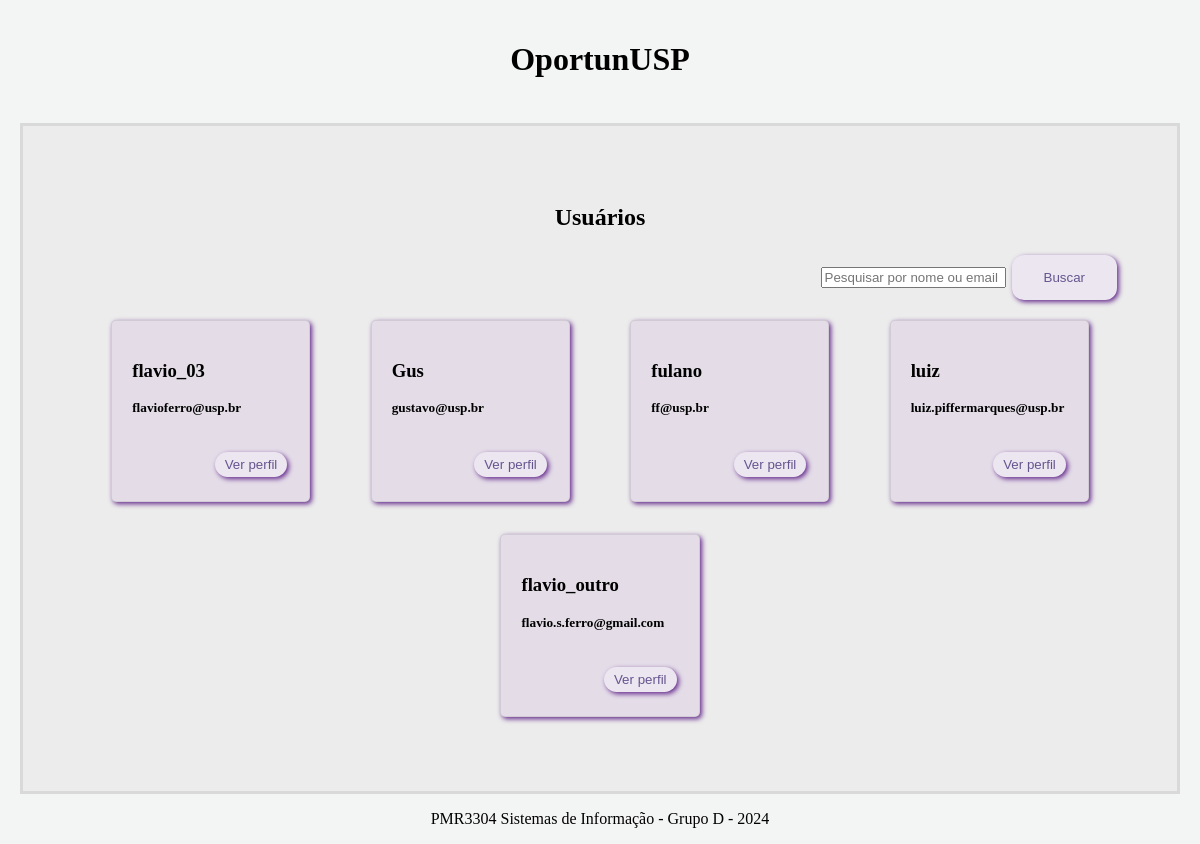
The app's page /oportunidades/profiles/, older data.
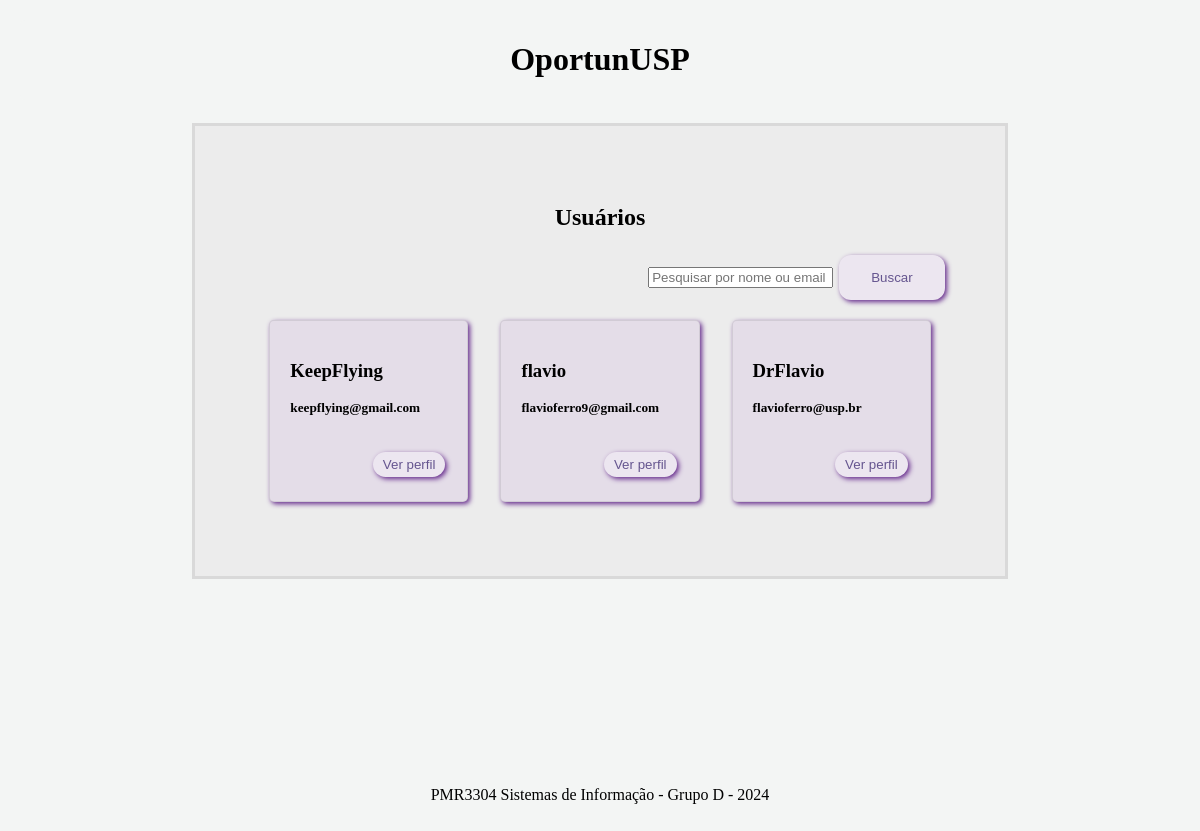
The same page, newer data.
### oportunidades/models.py (models this page shows, shortened)
class Profile(models.Model):
    USER_TYPES = (
        ('aluno', 'Aluno'),
        ('professor', 'Professor'),
        ('laboratorio', 'Laboratório'),
        ('grupo_extensao', 'Grupo de Extensão'),
    )
    user = models.OneToOneField(User, on_delete=models.CASCADE, related_name='profile')
    description = models.TextField(blank=True, null=True)
    profile_pic = models.ImageField(upload_to='profile_pics/', default='profile_pics/default.jpg')
    user_type = models.CharField(max_length=50, choices=USER_TYPES, default='aluno')  # Campo para escolher o tipo de usuário
    full_name = models.CharField(max_length=255, blank=True, null=True)

### oportunidades/views.py (the view)
# urls.py: path('profiles/', views.profile_list, name='profile_list'),
def profile_list(request):
    query = request.GET.get('q', '')  # Obtém o termo de busca da query string
    profiles = Profile.objects.filter(
        Q(user__username__icontains=query) | Q(user__email__icontains=query)
    ) if query else Profile.objects.all()
    return render(request, 'oportunidades/profile_list.html', {'profiles': profiles})

### oportunidades/templates/oportunidades/profile_list.html
{% extends 'base_generic.html' %}
{% block content %}
<h2>Usuários</h2>
<div id="search">
<form method="GET" action="{% url 'profile_list' %}">
    <input type="text" name="q" placeholder="Pesquisar por nome ou email" value="{{ request.GET.q }}">
    <button type="submit">Buscar</button>
</form>
</div>
<section class="opportunities_list">
    {% for profile in profiles %}
        <article class="card">
            <h3>{{ profile.user.username }}</h3>
            <h5 style="margin-top: 0;" > {{ profile.user.email }}</h5>
            <div id="card_lower_section">
                <a href="{% url 'profile_detail' profile.user.id %}"> <button class="button_variation">Ver perfil</button></a>
            </div>
        </article>
    {% empty %}
        Nenhuma oportunidade encontrada.
    {% endfor %}
</section>
 {% endblock %}

Row changes from the older to the newer data that the page shows:
removed Profile: user.username "flavio_03", user.email "flavioferro@usp.br"
removed Profile: user.username "Gus", user.email "gustavo@usp.br"
removed Profile: user.username "fulano", user.email "ff@usp.br"
removed Profile: user.username "luiz", user.email "luiz.piffermarques@usp.br"
removed Profile: user.username "flavio_outro", user.email "flavio.s.ferro@gmail.com"
added Profile: user.username "KeepFlying", user.email "keepflying@gmail.com"
added Profile: user.username "flavio", user.email "flavioferro9@gmail.com"
added Profile: user.username "DrFlavio", user.email "flavioferro@usp.br"
